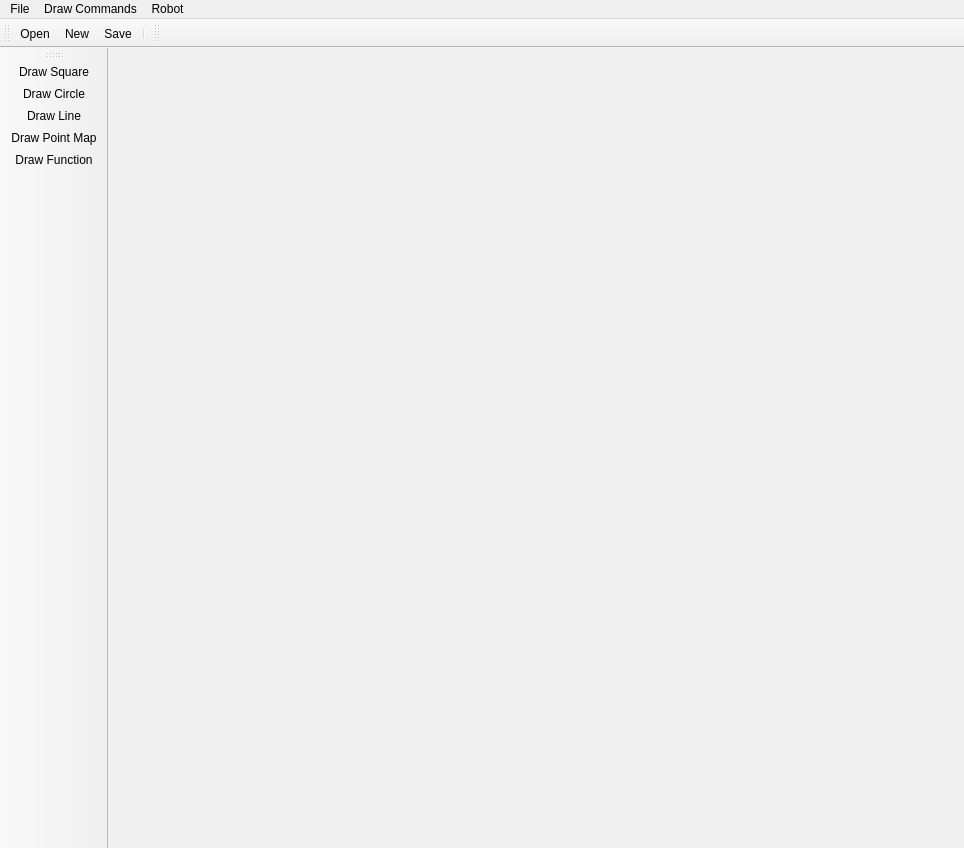
<?xml version="1.0" encoding="UTF-8"?>
<ui version="4.0">
 <class>MainWindow</class>
 <widget class="QMainWindow" name="MainWindow">
  <property name="geometry">
   <rect>
    <x>0</x>
    <y>0</y>
    <width>964</width>
    <height>848</height>
   </rect>
  </property>
  <property name="windowTitle">
   <string>MainWindow</string>
  </property>
  <widget class="QWidget" name="centralWidget">
   <widget class="QWidget" name="widget" native="true">
    <property name="geometry">
     <rect>
      <x>10</x>
      <y>10</y>
      <width>901</width>
      <height>750</height>
     </rect>
    </property>
    <property name="cursor">
     <cursorShape>CrossCursor</cursorShape>
    </property>
   </widget>
  </widget>
  <widget class="QToolBar" name="GeneralCommands">
   <property name="windowTitle">
    <string>toolBar</string>
   </property>
   <attribute name="toolBarArea">
    <enum>TopToolBarArea</enum>
   </attribute>
   <attribute name="toolBarBreak">
    <bool>false</bool>
   </attribute>
   <addaction name="actionOpen"/>
   <addaction name="actionNew"/>
   <addaction name="actionSave"/>
   <addaction name="separator"/>
  </widget>
  <widget class="QToolBar" name="DrawFunctions">
   <property name="windowTitle">
    <string>toolBar_2</string>
   </property>
   <attribute name="toolBarArea">
    <enum>LeftToolBarArea</enum>
   </attribute>
   <attribute name="toolBarBreak">
    <bool>false</bool>
   </attribute>
   <addaction name="actionDraw_Square"/>
   <addaction name="actionDraw_Circle"/>
   <addaction name="actionDraw_Line"/>
   <addaction name="actionDraw_Point_Map"/>
   <addaction name="actionDraw_Function"/>
  </widget>
  <widget class="QMenuBar" name="menuBar">
   <property name="geometry">
    <rect>
     <x>0</x>
     <y>0</y>
     <width>964</width>
     <height>26</height>
    </rect>
   </property>
   <widget class="QMenu" name="menuNew_Window">
    <property name="title">
     <string>File</string>
    </property>
    <addaction name="actionOpen"/>
    <addaction name="actionSave"/>
    <addaction name="actionSave_As"/>
    <addaction name="actionNew"/>
   </widget>
   <widget class="QMenu" name="menuDraw_Commands">
    <property name="title">
     <string>Draw Commands</string>
    </property>
    <addaction name="actionDraw_Square"/>
    <addaction name="actionDraw_Circle"/>
    <addaction name="actionDraw_Line"/>
    <addaction name="actionDraw_Function"/>
    <addaction name="actionDraw_Point_Map"/>
   </widget>
   <widget class="QMenu" name="menuRobot">
    <property name="title">
     <string>Robot</string>
    </property>
    <addaction name="actionConnect"/>
   </widget>
   <addaction name="menuNew_Window"/>
   <addaction name="menuDraw_Commands"/>
   <addaction name="menuRobot"/>
  </widget>
  <widget class="QToolBar" name="drawingToolbar">
   <property name="windowTitle">
    <string>toolBar</string>
   </property>
   <attribute name="toolBarArea">
    <enum>TopToolBarArea</enum>
   </attribute>
   <attribute name="toolBarBreak">
    <bool>false</bool>
   </attribute>
  </widget>
  <action name="actionOpen">
   <property name="icon">
    <iconset resource="myres.qrc">
     <normaloff>:/Icon Storage/open.png</normaloff>:/Icon Storage/open.png</iconset>
   </property>
   <property name="text">
    <string>Open</string>
   </property>
   <property name="shortcut">
    <string>Ctrl+O</string>
   </property>
  </action>
  <action name="actionSave">
   <property name="icon">
    <iconset resource="myres.qrc">
     <normaloff>:/Icon Storage/save.png</normaloff>:/Icon Storage/save.png</iconset>
   </property>
   <property name="text">
    <string>Save</string>
   </property>
   <property name="shortcut">
    <string>Ctrl+S</string>
   </property>
  </action>
  <action name="actionSave_As">
   <property name="icon">
    <iconset resource="myres.qrc">
     <normaloff>:/Icon Storage/save.png</normaloff>:/Icon Storage/save.png</iconset>
   </property>
   <property name="text">
    <string>Save As</string>
   </property>
  </action>
  <action name="actionNew">
   <property name="icon">
    <iconset resource="myres.qrc">
     <normaloff>:/Icon Storage/new.png</normaloff>:/Icon Storage/new.png</iconset>
   </property>
   <property name="text">
    <string>New</string>
   </property>
   <property name="shortcut">
    <string>Ctrl+N</string>
   </property>
  </action>
  <action name="actionDraw_Square">
   <property name="icon">
    <iconset resource="myres.qrc">
     <normaloff>:/Icon Storage/Square.png</normaloff>:/Icon Storage/Square.png</iconset>
   </property>
   <property name="text">
    <string>Draw Square</string>
   </property>
  </action>
  <action name="actionDraw_Circle">
   <property name="icon">
    <iconset resource="myres.qrc">
     <normaloff>:/Icon Storage/Circle.png</normaloff>:/Icon Storage/Circle.png</iconset>
   </property>
   <property name="text">
    <string>Draw Circle</string>
   </property>
  </action>
  <action name="actionDraw_Line">
   <property name="icon">
    <iconset resource="myres.qrc">
     <normaloff>:/Icon Storage/line.png</normaloff>:/Icon Storage/line.png</iconset>
   </property>
   <property name="text">
    <string>Draw Line</string>
   </property>
  </action>
  <action name="actionDraw_Function">
   <property name="icon">
    <iconset resource="myres.qrc">
     <normaloff>:/Icon Storage/function.png</normaloff>:/Icon Storage/function.png</iconset>
   </property>
   <property name="text">
    <string>Draw Function</string>
   </property>
  </action>
  <action name="actionDraw_Point_Map">
   <property name="icon">
    <iconset resource="myres.qrc">
     <normaloff>:/Icon Storage/Point Map.png</normaloff>:/Icon Storage/Point Map.png</iconset>
   </property>
   <property name="text">
    <string>Draw Point Map</string>
   </property>
  </action>
  <action name="actionConnect">
   <property name="text">
    <string>Connect</string>
   </property>
  </action>
 </widget>
 <layoutdefault spacing="6" margin="11"/>
 <resources>
  <include location="myres.qrc"/>
 </resources>
 <connections/>
</ui>
